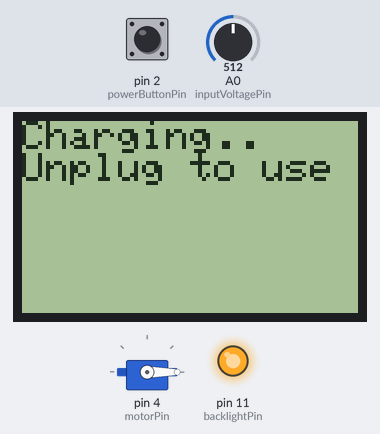
Recording of a sketch running on a simulated Arduino Uno, built with avr-gcc and run on an emulated ATmega328P. Parts: 84×48 one-colour display, servo, output pins drawn as LEDs (lit = HIGH). The test bench sets the inputs (shaded band); at power-on: A0 (inputVoltagePin) = 512, pin 2 (powerButtonPin) HIGH.

Above: at 4.28 s.
4.3 s: A0 (inputVoltagePin) set to 490
At 4.5 s:
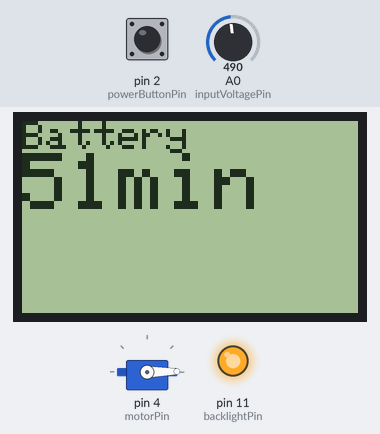
6.1 s: A0 (inputVoltagePin) set to 511
At 6.23 s:
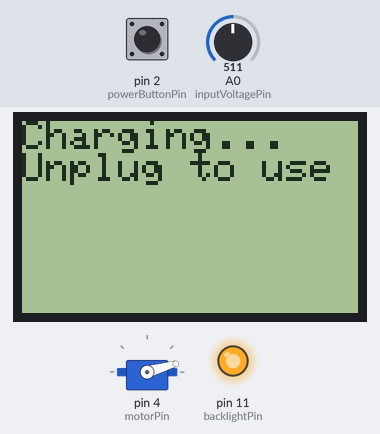
8.0 s: A0 (inputVoltagePin) set to 0
At 9.1 s:
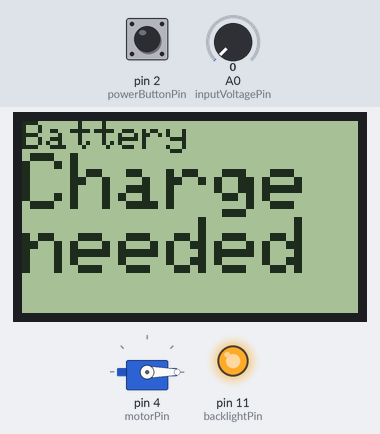
9.5 s: A0 (inputVoltagePin) set to 2
11.0 s: A0 (inputVoltagePin) set to 5
At 13.37 s:
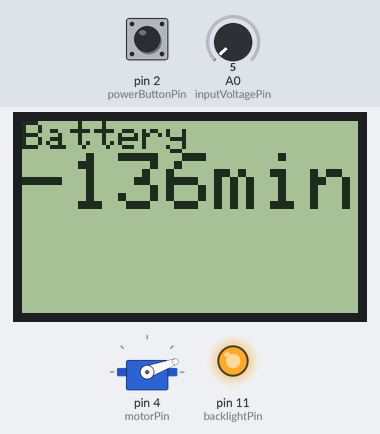
14.0 s: pin 2 (powerButtonPin) pulled LOW for 3.2 s
Timing chart, 0 to 21.2 s (numbered marks = the images above; inputs shaded):
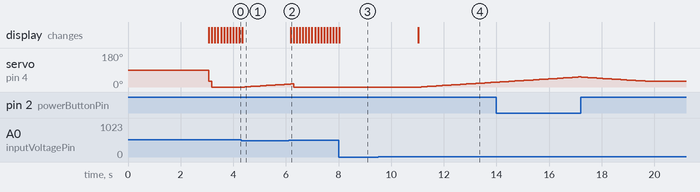

The sketch:

vacuum.ino
```cpp
#include <Servo.h>
#include <SPI.h>
#include <Adafruit_GFX.h>
#include <Adafruit_PCD8544.h>

// Software SPI (slower updates, more flexible pin options):
// pin 7 - Serial clock out (SCLK)
// pin 6 - Serial data out (DIN)
// pin 5 - Data/Command select (D/C)
// pin 4 - LCD chip select (CS)
// pin 3 - LCD reset (RST)
Adafruit_PCD8544 display = Adafruit_PCD8544(10, 9, 8, 7, 6);

const unsigned char tysonLogo [] PROGMEM = {
  // 'tyson, 84x48px
  0xff, 0xff, 0xff, 0xff, 0xff, 0xff, 0xff, 0xff, 0xff, 0xff, 0xf0, 0xff, 0xff, 0xff, 0xff, 0xff,
  0xff, 0xff, 0xff, 0xff, 0xff, 0xf0, 0xff, 0xff, 0xff, 0xff, 0xff, 0xff, 0xff, 0xff, 0xff, 0xff,
  0xf0, 0xff, 0xff, 0xff, 0xff, 0xff, 0xff, 0xff, 0xff, 0xff, 0xff, 0xf0, 0xff, 0xff, 0xff, 0xff,
  0xff, 0xff, 0xff, 0xff, 0xff, 0xff, 0xf0, 0xff, 0xff, 0xff, 0xff, 0xff, 0xff, 0xff, 0xff, 0xff,
  0xff, 0xf0, 0xff, 0xff, 0xff, 0xff, 0xff, 0xff, 0xff, 0xff, 0xff, 0xff, 0xf0, 0xff, 0xff, 0xff,
  0xff, 0xff, 0xff, 0xff, 0xff, 0xff, 0xff, 0xf0, 0xff, 0xff, 0xff, 0xff, 0xff, 0xff, 0xff, 0xff,
  0xff, 0xff, 0xf0, 0xff, 0xff, 0xff, 0xff, 0xff, 0xff, 0xff, 0xff, 0xff, 0xff, 0xf0, 0xff, 0xff,
  0xff, 0xff, 0xff, 0xff, 0xff, 0xff, 0xff, 0xff, 0xf0, 0xff, 0xff, 0xff, 0xff, 0xff, 0xff, 0xff,
  0xff, 0xff, 0xff, 0xf0, 0xff, 0xff, 0xff, 0xff, 0xff, 0xff, 0xff, 0xff, 0xff, 0xff, 0xf0, 0xff,
  0xff, 0xff, 0xff, 0xff, 0xff, 0xff, 0xff, 0xff, 0xff, 0xf0, 0xff, 0xff, 0xff, 0xff, 0xff, 0xff,
  0xff, 0xff, 0xff, 0xff, 0xf0, 0xff, 0xf8, 0x7f, 0xff, 0xff, 0xff, 0xff, 0xff, 0xff, 0xff, 0xf0,
  0xff, 0xf8, 0x7f, 0xff, 0xff, 0xff, 0xff, 0xff, 0xff, 0xff, 0xf0, 0xff, 0xf8, 0x7f, 0xff, 0xff,
  0xff, 0xff, 0xff, 0xff, 0xff, 0xf0, 0xff, 0xe0, 0x06, 0x7c, 0xfc, 0x0f, 0xc1, 0xf8, 0x41, 0xff,
  0xf0, 0xff, 0xe0, 0x00, 0x7c, 0x30, 0x0f, 0x00, 0x78, 0x00, 0xff, 0xf0, 0xff, 0xe0, 0x04, 0x38,
  0x60, 0x0e, 0x00, 0x38, 0x00, 0x7f, 0xf0, 0xff, 0xf8, 0x7c, 0x38, 0x61, 0xfe, 0x1c, 0x38, 0x38,
  0x7f, 0xf0, 0xff, 0xf8, 0x7c, 0x38, 0xe0, 0xfc, 0x3e, 0x18, 0x78, 0x7f, 0xf0, 0xff, 0xf8, 0x7e,
  0x10, 0xf0, 0x3c, 0x3e, 0x18, 0x78, 0x7f, 0xf0, 0xff, 0xf8, 0x7e, 0x11, 0xf8, 0x1c, 0x3e, 0x18,
  0x78, 0x7f, 0xf0, 0xff, 0xf8, 0x7f, 0x11, 0xfe, 0x0c, 0x3e, 0x18, 0x78, 0x7f, 0xf0, 0xff, 0xf8,
  0x3f, 0x01, 0xff, 0x0e, 0x1c, 0x38, 0x78, 0x7f, 0xf0, 0xff, 0xf8, 0x07, 0x03, 0xe0, 0x0e, 0x00,
  0x38, 0x78, 0x7f, 0xf0, 0xff, 0xfc, 0x07, 0x83, 0xe0, 0x1f, 0x00, 0x78, 0x78, 0x7f, 0xf0, 0xff,
  0xff, 0x07, 0x87, 0xe0, 0x7f, 0xc1, 0xf8, 0x78, 0x7f, 0xf0, 0xff, 0xff, 0xff, 0x87, 0xff, 0xff,
  0xff, 0xff, 0xff, 0xff, 0xf0, 0xff, 0xff, 0xff, 0x0f, 0xff, 0xff, 0xff, 0xff, 0xff, 0xff, 0xf0,
  0xff, 0xff, 0xff, 0x0f, 0xff, 0xff, 0xff, 0xff, 0xff, 0xff, 0xf0, 0xff, 0xff, 0xfe, 0x0f, 0xff,
  0xff, 0xff, 0xff, 0xff, 0xff, 0xf0, 0xff, 0xff, 0xff, 0x1f, 0xff, 0xff, 0xff, 0xff, 0xff, 0xff,
  0xf0, 0xff, 0xff, 0xff, 0xff, 0xff, 0xff, 0xff, 0xff, 0xff, 0xff, 0xf0, 0xff, 0xff, 0xff, 0xff,
  0xff, 0xff, 0xff, 0xff, 0xff, 0xff, 0xf0, 0xff, 0xff, 0xff, 0xff, 0xff, 0xff, 0xff, 0xff, 0xff,
  0xff, 0xf0, 0xff, 0xff, 0xff, 0xff, 0xff, 0xff, 0xff, 0xff, 0xff, 0xff, 0xf0, 0xff, 0xff, 0xff,
  0xff, 0xff, 0xff, 0xff, 0xff, 0xff, 0xff, 0xf0, 0xff, 0xff, 0xff, 0xff, 0xff, 0xff, 0xff, 0xff,
  0xff, 0xff, 0xf0, 0xff, 0xff, 0xff, 0xff, 0xff, 0xff, 0xff, 0xff, 0xff, 0xff, 0xf0, 0xff, 0xff,
  0xff, 0xff, 0xff, 0xff, 0xff, 0xff, 0xff, 0xff, 0xf0, 0xff, 0xff, 0xff, 0xff, 0xff, 0xff, 0xff,
  0xff, 0xff, 0xff, 0xf0, 0xff, 0xff, 0xff, 0xff, 0xff, 0xff, 0xff, 0xff, 0xff, 0xff, 0xf0, 0xff,
  0xff, 0xff, 0xff, 0xff, 0xff, 0xff, 0xff, 0xff, 0xff, 0xf0, 0xff, 0xff, 0xff, 0xff, 0xff, 0xff,
  0xff, 0xff, 0xff, 0xff, 0xf0, 0xff, 0xff, 0xff, 0xff, 0xff, 0xff, 0xff, 0xff, 0xff, 0xff, 0xf0
};

Servo ESC;

static int powerButtonPin = 2;
static int motorPin = 4;
static int inputVoltagePin = A0;
static int backlightPin = 11;

int targetMotorPower = 30;
int currentMotorPower = 30;
bool motorState = false;
bool vacuumEnabled = true;

double inputVoltage = 0.0;
int chargingState = 0;

void setup() {
  // Turn backlight on
  pinMode(backlightPin, OUTPUT);
  digitalWrite(backlightPin, HIGH);

  display.begin();
  display.setContrast(50);

  ESC.attach(motorPin, 1000, 2000);

  pinMode(inputVoltagePin, INPUT);
  pinMode(powerButtonPin, INPUT);
  digitalWrite(powerButtonPin, HIGH);

  display.clearDisplay();
  display.drawBitmap(0, 0,  tysonLogo, 84, 48, 1);
  display.display();
  delay(3000);

  Serial.begin(57600);
}

void loop() {
  if (vacuumEnabled) {
    int powerMode = digitalRead(powerButtonPin);

    if (powerMode == LOW && motorState == false) {
      motorState = true;
      targetMotorPower = 80;
    } else if (powerMode == HIGH && motorState == true) {
      motorState = false;
      targetMotorPower = 30;
    }

    if (targetMotorPower > currentMotorPower) {
      currentMotorPower += 1;
    } else if (targetMotorPower < currentMotorPower) {
      currentMotorPower -= 1;
    }
  } else {
    currentMotorPower = 0;
  }

  ESC.write(currentMotorPower);

  int inputVoltageReading = analogRead(inputVoltagePin);

  inputVoltage = (inputVoltageReading * 5) / 1024.0;
  inputVoltage = inputVoltage * 12.6 / 2.202;

  display.clearDisplay();
  display.setTextColor(BLACK);
  display.setCursor(0,0);

//  lcd.print("Input: ");
//  lcd.print(inputVoltage, 1);
//  lcd.print("v");

  if (inputVoltage > 14.0) {
    vacuumEnabled = false;

    display.setTextSize(1.5);
    display.print("Charging");

    for (int i = 0; i < chargingState; i++) {
      display.print(".");
    }

    chargingState = (chargingState >= 3) ? 0 : chargingState + 1;

    display.println();
    display.println("Unplug to use");
  } else if (inputVoltage > 0.1) {
    vacuumEnabled = true;

    int remainingTime = (inputVoltage - 10.0) * 36.0 / 2.6;

    display.setTextSize(1);
    display.println("Battery");
    display.setTextSize(2);
    display.print(remainingTime);
    display.println("min");
  } else {
    vacuumEnabled = false;

    display.setTextSize(1);
    display.println("Battery");
    display.setTextSize(2);
    display.println("Charge needed");
  }

  display.display();
  delay(100);
}
```

Measured:
- the behaviour switches between 502 and 501 on A0 (inputVoltagePin) (found by bisection; images 0 and 1)
- the behaviour switches between 3 and 4 on A0 (inputVoltagePin) (found by bisection; images 3 and 4)
- after the input at 4.3 s, servo on pin 4 (motorPin): moves from 0° to 15° over 1.6 s, starting after 0.14 s; the display: changes at once (image 1)
- after the input at 6.1 s, the display: changes after 0.08 s (image 2)
- after the input at 8.0 s, the display: changes at once (image 3)
- after the input at 9.5 s, every drawn part: stays the same
- after the input at 11.0 s, servo on pin 4 (motorPin): moves from 0° to 25° over 2.8 s, starting after 0.14 s; the display: changes at once (image 4)
